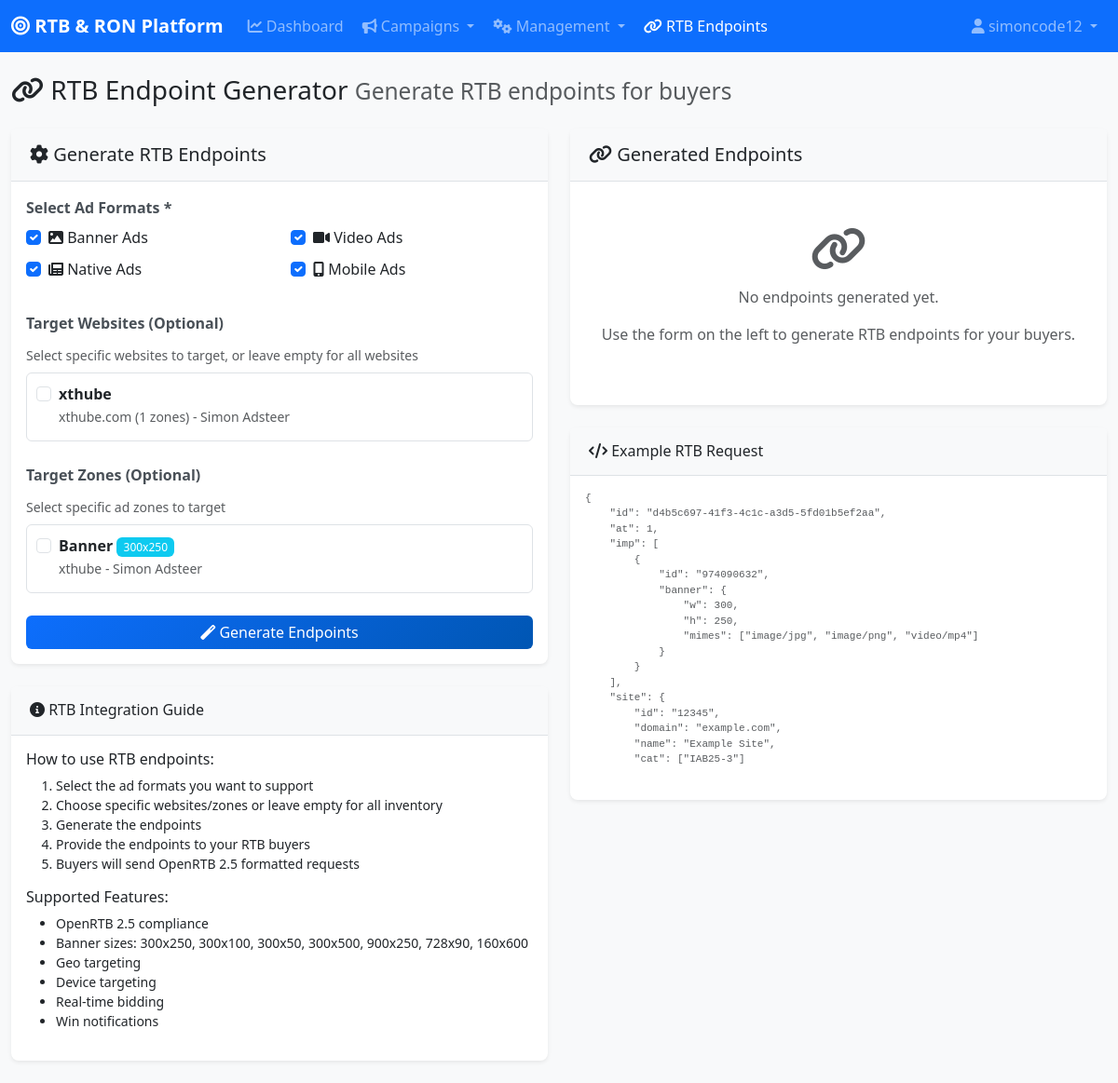
The app's page /admin/rtb-buy.php (signed in) with its own data.
### tables this page shows
CREATE TABLE `websites` (
  `id` int(11) NOT NULL,
  `publisher_id` int(11) DEFAULT NULL,
  `name` varchar(255) NOT NULL,
  `domain` varchar(255) NOT NULL,
  `category_id` int(11) DEFAULT NULL,
  `description` text DEFAULT NULL,
  `status` enum('active','inactive','pending') DEFAULT 'pending',
  `created_at` timestamp NULL DEFAULT current_timestamp(),
  `updated_at` timestamp NULL DEFAULT current_timestamp() ON UPDATE current_timestamp()
);

CREATE TABLE `publishers` (
  `id` int(11) NOT NULL,
  `name` varchar(255) NOT NULL,
  `email` varchar(100) DEFAULT NULL,
  `website` varchar(255) DEFAULT NULL,
  `contact_person` varchar(100) DEFAULT NULL,
  `revenue_share` decimal(5,2) DEFAULT 50.00,
  `payment_method` enum('paypal','bank_transfer','wire') DEFAULT 'paypal',
  `payment_details` text DEFAULT NULL,
  `status` enum('active','inactive','pending') DEFAULT 'active',
  `created_at` timestamp NULL DEFAULT current_timestamp(),
  `updated_at` timestamp NULL DEFAULT current_timestamp() ON UPDATE current_timestamp(),
  `notes` text DEFAULT NULL
);

CREATE TABLE `zones` (
  `id` int(11) NOT NULL,
  `website_id` int(11) DEFAULT NULL,
  `name` varchar(255) NOT NULL,
  `size` varchar(20) NOT NULL,
  `zone_type` enum('banner','video','native') DEFAULT 'banner',
  `status` enum('active','inactive') DEFAULT 'active',
  `created_at` timestamp NULL DEFAULT current_timestamp(),
  `updated_at` timestamp NULL DEFAULT current_timestamp() ON UPDATE current_timestamp()
);

### config/database.php (called while the page is built, shortened)
<?php
function getBannerSizes() {
    return [
        '300x250' => 'Medium Rectangle (300x250)',
        '300x100' => 'Mobile Banner (300x100)',
        '300x50' => 'Mobile Banner Small (300x50)',
        '300x500' => 'Half Page (300x500)',
        '900x250' => 'Billboard (900x250)',
        '728x90' => 'Leaderboard (728x90)',
        '160x600' => 'Wide Skyscraper (160x600)'
    ];
}
?>

### admin/rtb-buy.php (the view, shortened to what this page needs)
<?php
include 'includes/header.php';
$websites = $pdo->query("
    SELECT w.*, p.name as publisher_name,
           COUNT(z.id) as zone_count
    FROM websites w
    LEFT JOIN publishers p ON w.publisher_id = p.id
    LEFT JOIN zones z ON w.id = z.website_id AND z.status = 'active'
    WHERE w.status = 'active'
    GROUP BY w.id
    ORDER BY w.name
")->fetchAll();
$zones = $pdo->query("
    SELECT z.*, w.name as website_name, w.domain, p.name as publisher_name
    FROM zones z
    LEFT JOIN websites w ON z.website_id = w.id
    LEFT JOIN publishers p ON w.publisher_id = p.id
    WHERE z.status = 'active' AND w.status = 'active'
    ORDER BY w.name, z.name
")->fetchAll();
$generated_endpoints = [];
?>
<div class="row">
    <div class="col-12">
        <h1 class="h3 mb-4">
            <i class="fas fa-link"></i> RTB Endpoint Generator
            <small class="text-muted">Generate RTB endpoints for buyers</small>
        </h1>
    </div>
</div>
<div class="row">
    <div class="col-lg-6 mb-4">
        <div class="card">
            <div class="card-header">
                <h5 class="mb-0"><i class="fas fa-cog"></i> Generate RTB Endpoints</h5>
            </div>
            <div class="card-body">
                <form method="POST">
                    <div class="mb-4">
                        <label class="form-label"><strong>Select Ad Formats *</strong></label>
                        <div class="row">
                            <div class="col-6 mb-2">
                                <div class="form-check">
                                    <input class="form-check-input" type="checkbox" id="format_banner" name="formats[]" value="banner">
                                    <label class="form-check-label" for="format_banner">
                                        <i class="fas fa-image"></i> Banner Ads
                                    </label>
                                </div>
                            </div>
                            <div class="col-6 mb-2">
                                <div class="form-check">
                                    <input class="form-check-input" type="checkbox" id="format_video" name="formats[]" value="video">
                                    <label class="form-check-label" for="format_video">
                                        <i class="fas fa-video"></i> Video Ads
                                    </label>
                                </div>
                            </div>
                            <div class="col-6 mb-2">
                                <div class="form-check">
                                    <input class="form-check-input" type="checkbox" id="format_native" name="formats[]" value="native">
                                    <label class="form-check-label" for="format_native">
                                        <i class="fas fa-newspaper"></i> Native Ads
                                    </label>
                                </div>
                            </div>
                            <div class="col-6 mb-2">
                                <div class="form-check">
                                    <input class="form-check-input" type="checkbox" id="format_mobile" name="formats[]" value="mobile">
                                    <label class="form-check-label" for="format_mobile">
                                        <i class="fas fa-mobile-alt"></i> Mobile Ads
                                    </label>
                                </div>
                            </div>
                        </div>
                    </div>
                    <div class="mb-4">
                        <label class="form-label"><strong>Target Websites (Optional)</strong></label>
                        <div class="form-text mb-2">Select specific websites to target, or leave empty for all websites</div>
                        <?php if (empty($websites)): ?>
                            <div class="alert alert-warning">
                                <i class="fas fa-exclamation-triangle"></i> No active websites found.
                                <a href="website.php">Add websites first</a>.
                            </div>
                        <?php else: ?>
                            <div style="max-height: 200px; overflow-y: auto; border: 1px solid #dee2e6; border-radius: 0.375rem; padding: 10px;">
                                <?php foreach ($websites as $website): ?>
                                    <div class="form-check mb-1">
                                        <input class="form-check-input" type="checkbox"
                                               id="website_<?php echo $website['id']; ?>"
                                               name="websites[]" value="<?php echo $website['id']; ?>">
                                        <label class="form-check-label" for="website_<?php echo $website['id']; ?>">
                                            <strong><?php echo htmlspecialchars($website['name']); ?></strong>
                                            <br>
                                            <small class="text-muted">
                                                <?php echo htmlspecialchars($website['domain']); ?>
                                                (<?php echo $website['zone_count']; ?> zones) -
                                                <?php echo htmlspecialchars($website['publisher_name']); ?>
                                            </small>
                                        </label>
                                    </div>
                                <?php endforeach; ?>
                            </div>
                        <?php endif; ?>
                    </div>
                    <div class="mb-4">
                        <label class="form-label"><strong>Target Zones (Optional)</strong></label>
                        <div class="form-text mb-2">Select specific ad zones to target</div>
                        <?php if (empty($zones)): ?>
                            <div class="alert alert-warning">
                                <i class="fas fa-exclamation-triangle"></i> No active zones found.
                                <a href="zone.php">Add zones first</a>.
                            </div>
                        <?php else: ?>
                            <div style="max-height: 200px; overflow-y: auto; border: 1px solid #dee2e6; border-radius: 0.375rem; padding: 10px;">
                                <?php foreach ($zones as $zone): ?>
                                    <div class="form-check mb-1">
                                        <input class="form-check-input" type="checkbox"
                                               id="zone_<?php echo $zone['id']; ?>"
                                               name="zones[]" value="<?php echo $zone['id']; ?>">
                                        <label class="form-check-label" for="zone_<?php echo $zone['id']; ?>">
                                            <strong><?php echo htmlspecialchars($zone['name']); ?></strong>
                                            <span class="badge bg-info"><?php echo $zone['size']; ?></span>
                                            <br>
                                            <small class="text-muted">
                                                <?php echo htmlspecialchars($zone['website_name']); ?> -
                                                <?php echo htmlspecialchars($zone['publisher_name']); ?>
                                            </small>
                                        </label>
                                    </div>
                                <?php endforeach; ?>
                            </div>
                        <?php endif; ?>
                    </div>
                    <button type="submit" class="btn btn-primary w-100">
                        <i class="fas fa-magic"></i> Generate Endpoints
                    </button>
                </form>
            </div>
        </div>
        <div class="card mt-4">
            <div class="card-header">
                <h6 class="mb-0"><i class="fas fa-info-circle"></i> RTB Integration Guide</h6>
            </div>
            <div class="card-body">
                <div class="small">
                    <h6>How to use RTB endpoints:</h6>
                    <ol>
                        <li>Select the ad formats you want to support</li>
                        <li>Choose specific websites/zones or leave empty for all inventory</li>
                        <li>Generate the endpoints</li>
                        <li>Provide the endpoints to your RTB buyers</li>
                        <li>Buyers will send OpenRTB 2.5 formatted requests</li>
                    </ol>
                    <h6 class="mt-3">Supported Features:</h6>
                    <ul>
                        <li>OpenRTB 2.5 compliance</li>
                        <li>Banner sizes: <?php echo implode(', ', array_keys(getBannerSizes())); ?></li>
                        <li>Geo targeting</li>
                        <li>Device targeting</li>
                        <li>Real-time bidding</li>
                        <li>Win notifications</li>
                    </ul>
                </div>
            </div>
        </div>
    </div>
    <div class="col-lg-6 mb-4">
        <?php if (!empty($generated_endpoints)): ?>
            <div class="card">
                <div class="card-header d-flex justify-content-between align-items-center">
                    <h5 class="mb-0"><i class="fas fa-link"></i> Generated Endpoints</h5>
                    <span class="badge bg-success"><?php echo count($generated_endpoints); ?> Generated</span>
                </div>
                <div class="card-body">
                    <?php foreach ($generated_endpoints as $endpoint): ?>
                        <div class="card mb-3">
                            <div class="card-header">
                                <div class="d-flex justify-content-between align-items-center">
                                    <span>
                                        <strong><?php echo htmlspecialchars($endpoint['target']); ?></strong>
                                        <span class="badge bg-primary"><?php echo strtoupper($endpoint['format']); ?></span>
                                    </span>
                                    <button class="btn btn-sm btn-outline-primary" onclick="copyToClipboard('<?php echo htmlspecialchars($endpoint['url']); ?>')">
                                        <i class="fas fa-copy"></i> Copy
                                    </button>
                                </div>
                            </div>
                            <div class="card-body">
                                <div class="input-group">
                                    <input type="text" class="form-control font-monospace small"
                                           value="<?php echo htmlspecialchars($endpoint['url']); ?>" readonly>
                                    <button class="btn btn-outline-secondary" onclick="testEndpoint('<?php echo htmlspecialchars($endpoint['url']); ?>')">
                                        <i class="fas fa-play"></i> Test
                                    </button>
                                </div>
                                <div class="mt-2">
                                    <small class="text-muted">
                                        <strong>Type:</strong> <?php echo $endpoint['type']; ?> |
                                        <strong>Format:</strong> <?php echo strtoupper($endpoint['format']); ?>
                                    </small>
                                </div>
                            </div>
                        </div>
                    <?php endforeach; ?>
                    <div class="alert alert-info mt-3">
                        <i class="fas fa-lightbulb"></i>
                        <strong>Pro Tip:</strong> Test your endpoints with the test button to ensure they're working correctly before sharing with buyers.
                    </div>
                </div>
            </div>
        <?php else: ?>
            <div class="card">
                <div class="card-header">
                    <h5 class="mb-0"><i class="fas fa-link"></i> Generated Endpoints</h5>
                </div>
                <div class="card-body text-center py-5">
                    <i class="fas fa-link fa-3x text-muted mb-3"></i>
                    <p class="text-muted">No endpoints generated yet.</p>
                    <p class="text-muted">Use the form on the left to generate RTB endpoints for your buyers.</p>
                </div>
            </div>
        <?php endif; ?>
        <div class="card mt-4">
            <div class="card-header">
                <h6 class="mb-0"><i class="fas fa-code"></i> Example RTB Request</h6>
            </div>
            <div class="card-body">
                <pre class="small text-muted" style="font-size: 11px; max-height: 300px; overflow-y: auto;"><code>{
    "id": "d4b5c697-41f3-4c1c-a3d5-5fd01b5ef2aa",
    "at": 1,
    "imp": [
        {
            "id": "974090632",
            "banner": {
                "w": 300,
                "h": 250,
                "mimes": ["image/jpg", "image/png", "video/mp4"]
            }
        }
    ],
    "site": {
        "id": "12345",
        "domain": "example.com",
        "name": "Example Site",
        "cat": ["IAB25-3"]
    },
    "device": {
        "ua": "Mozilla/5.0...",
        "ip": "131.34.123.159",
        "geo": {
            "country": "US"
        }
    },
    "user": {
        "id": "57592f333f8983.043587162282415065"
    }
}</code></pre>
            </div>
        </div>
    </div>
</div>
<?php include 'includes/footer.php'; ?>

### records on screen
websites: name "xthube", domain "xthube.com", zone_count "1", publisher.name "Simon Adsteer"
zones: name "Banner", size "300x250", website.name "xthube", publishers.name "Simon Adsteer"

### other values on screen
$_SESSION['username'] "simoncode12"
implode(', ', array_keys(getBannerSizes())) "300x250, 300x100, 300x50, 300x500, 900x250, 728x90, 160x600"
